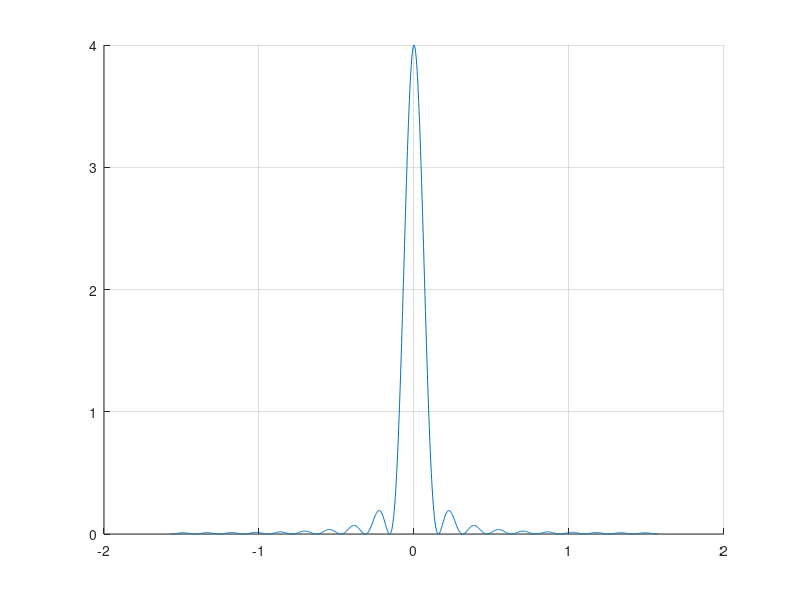

MATLAB code to generate this figure:
X = [-pi/2:pi/999:pi/2]; % The extreme points are included in our vector. Then there are 998 points that need to be placed inside the segment. That is, a large segment will be divided by these points into 999 small segments of length pi/999
Y = ((sin(X.*0.1)./X) .* (sin(20.*X)./sin(X) )  ).^2;
figure; 
hold on;
grid on;
plot(X, Y)